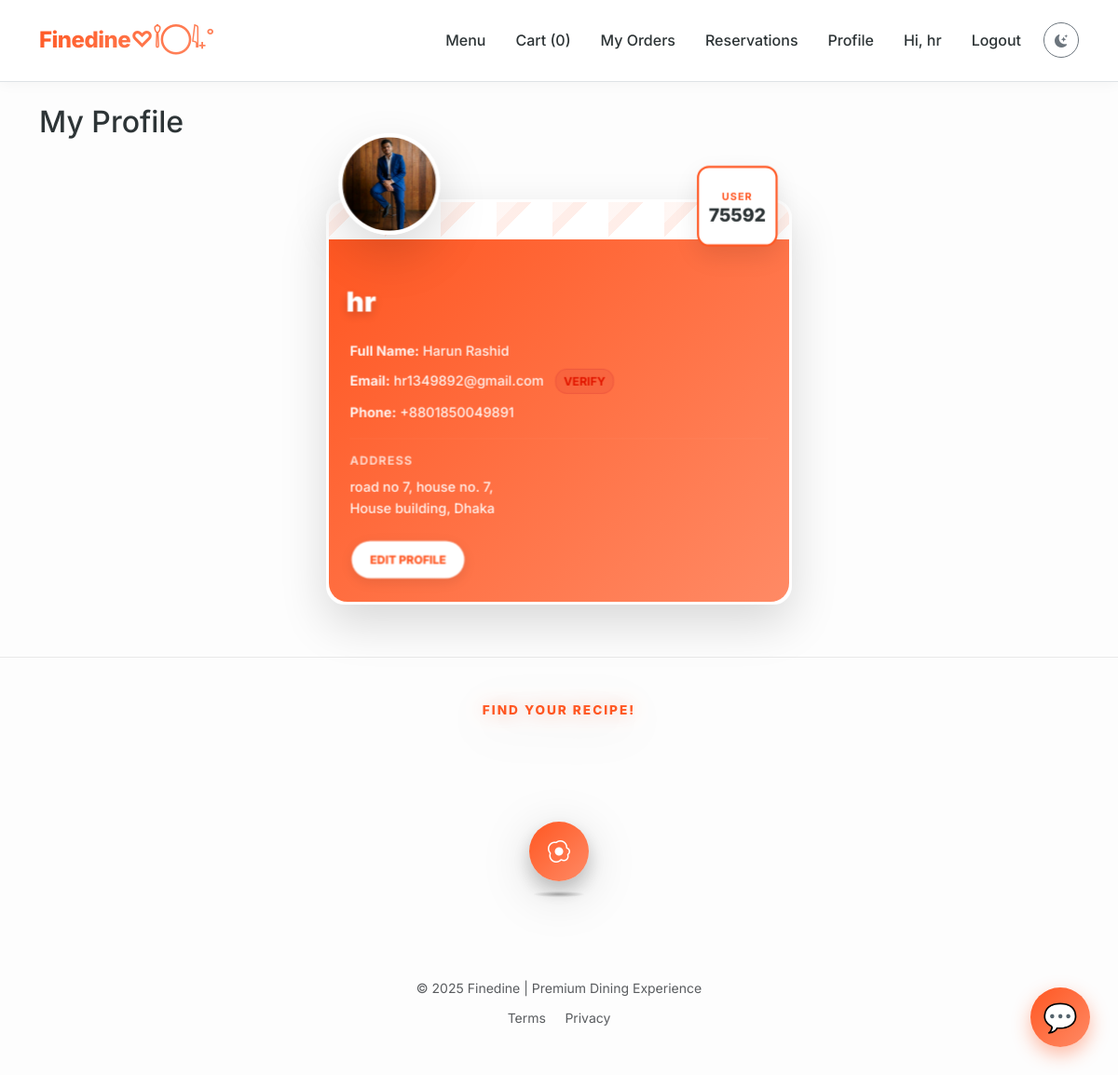
/profile (signed in), run on an earlier commit of the app's database.
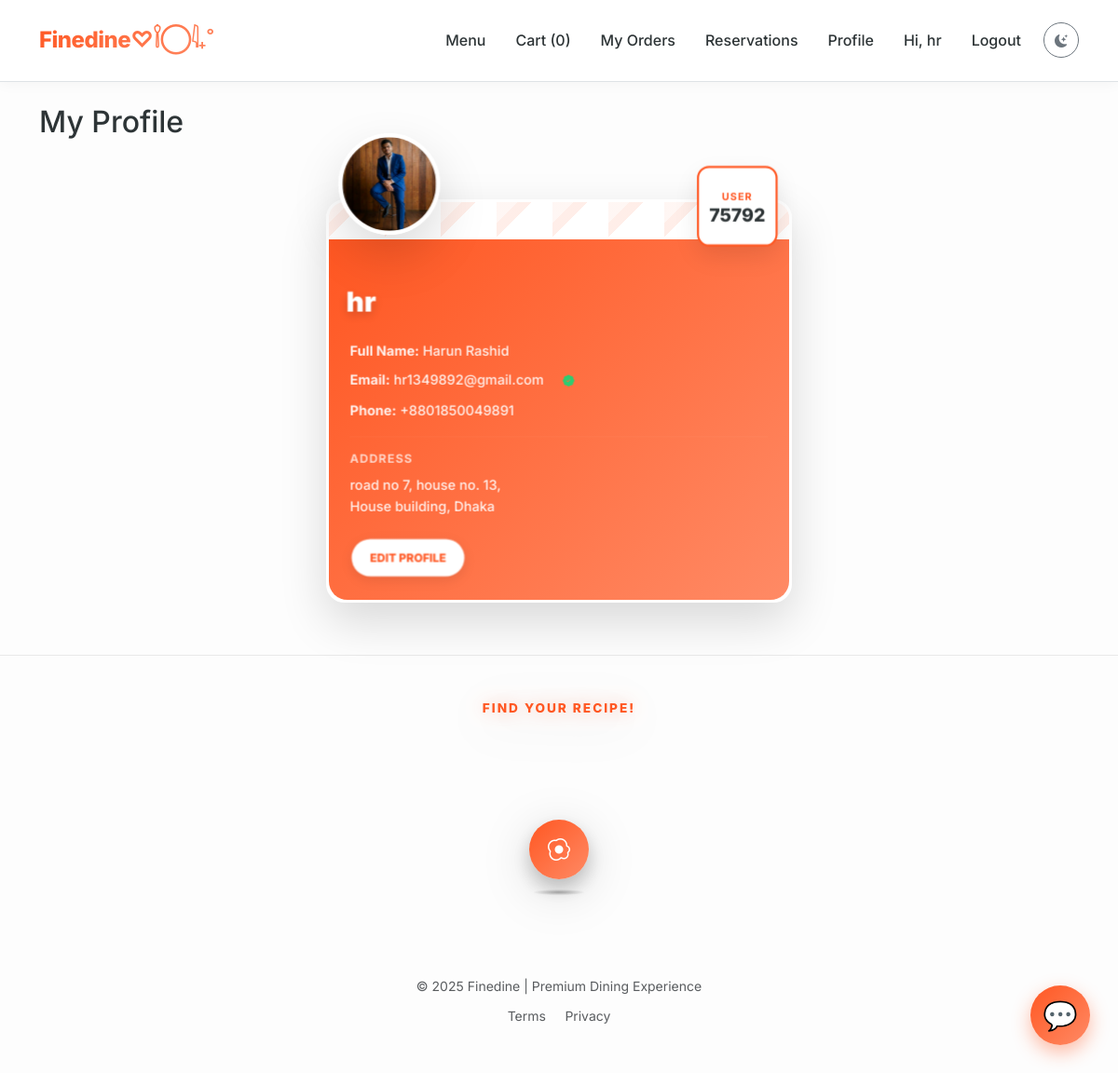
And on a later commit of the database.
### app.py (models this page shows)
class User(db.Model):
    id = db.Column(db.Integer, primary_key=True)
    username = db.Column(db.String(120), unique=True, nullable=False)
    member_id = db.Column(db.String(20), unique=True) # Custom ID
    email = db.Column(db.String(200), unique=True)
    password = db.Column(db.String(255), nullable=False)
    full_name = db.Column(db.String(200))
    phone = db.Column(db.String(50))
    address_district = db.Column(db.String(100))
    address_city = db.Column(db.String(100))
    address_street = db.Column(db.String(200))
    profile_image = db.Column(db.String(200))  # image filename
    reset_token = db.Column(db.String(100), nullable=True)
    reset_token_expiry = db.Column(db.DateTime, nullable=True)
    is_admin = db.Column(db.Boolean, default=False)
    email_verified = db.Column(db.Boolean, default=False)
    email_verification_code = db.Column(db.String(10), nullable=True)
    created_at = db.Column(db.DateTime, default=datetime.utcnow)
    orders = db.relationship('Order', backref='user', lazy=True)
    reservations = db.relationship('Reservation', backref='user', lazy=True)

### app.py (the view)
@app.route('/profile')
def profile():
    if 'user_id' not in session:
        return redirect(url_for('login'))
    user = User.query.get(session['user_id'])
    return render_template('profile.html', user=user)

### app.py (called while the page is built)
@app.context_processor
def inject_global_data():
    cart = session.get('cart', {})
    count = sum(cart.values()) if isinstance(cart, dict) else 0
    all_items = MenuItem.query.all()
    best_item = None
    max_avg = 0
    for it in all_items:
        avg = it.get_average_rating()
        if avg > max_avg:
            max_avg = avg
            best_item = it
    return dict(cart_count=count, best_rated_item=best_item)

    def get_average_rating(self):
        if not self.ratings:
            return 0
        return round(sum(r.score for r in self.ratings) / len(self.ratings), 1)

### templates/profile.html (shortened to what this page needs)
{% extends 'base.html' %}
{% block content %}
<h2>My Profile</h2>
<div class="profile-card-container animate-on-scroll">
  <div class="profile-3d-card">
    <img
      src="{{ user.profile_image and url_for('static', filename='uploads/' ~ user.profile_image) or url_for('static', filename='img/placeholder.jpg') }}"
      class="profile-image-pop" alt="Profile Image">
    <div class="profile-date-box">
      <span class="user-label">USER</span>
      <span class="user-id">{{ user.member_id }}</span>
    </div>
    <div class="profile-content-box">
      <span class="card-title">{{ user.username }}</span>
      <div class="card-content">
        <p class="mb-2"><strong>Full Name:</strong> {{ user.full_name or 'Not set' }}</p>
        <p class="mb-2">
          <strong>Email:</strong> {{ user.email }}
          {% if user.email_verified %}
          <span class="email-verify-badge badge-verified" title="Verified Guest"><i
              class="bi bi-patch-check-fill"></i></span>
          {% else %}
          <span class="email-verify-badge badge-unverified" title="Unverified Email" style="cursor: pointer;"
            onclick="initGlobalVerification('{{ user.email }}')">
            Verify
          </span>
          {% endif %}
        </p>
        <p class="mb-2"><strong>Phone:</strong> {{ user.phone or 'Not set' }}</p>
        <hr class="my-3" style="border-top: 1px solid rgba(255,255,255,0.2);">
        <h6 class="text-uppercase small fw-bold mb-2" style="letter-spacing: 1px; color: rgba(255,255,255,0.7);">Address
        </h6>
        <p class="mb-0">
          {{ user.address_street or 'No street set' }}, <br>
          {{ user.address_city or 'No city set' }}, {{ user.address_district or '' }}
        </p>
      </div>
      <a href="{{ url_for('edit_profile') }}" class="see-more">Edit Profile</a>
    </div>
  </div>
</div>
{% endblock %}

What changed in the data, as far as the page shows it:
changed User "hr": member_id "75592" → "75792"; email_verified False → True (drawn); address_street "road no 7, house no. 7" → "road no 7, house no. 13"
Also different on the page:
text no longer shown: "VERIFY"
